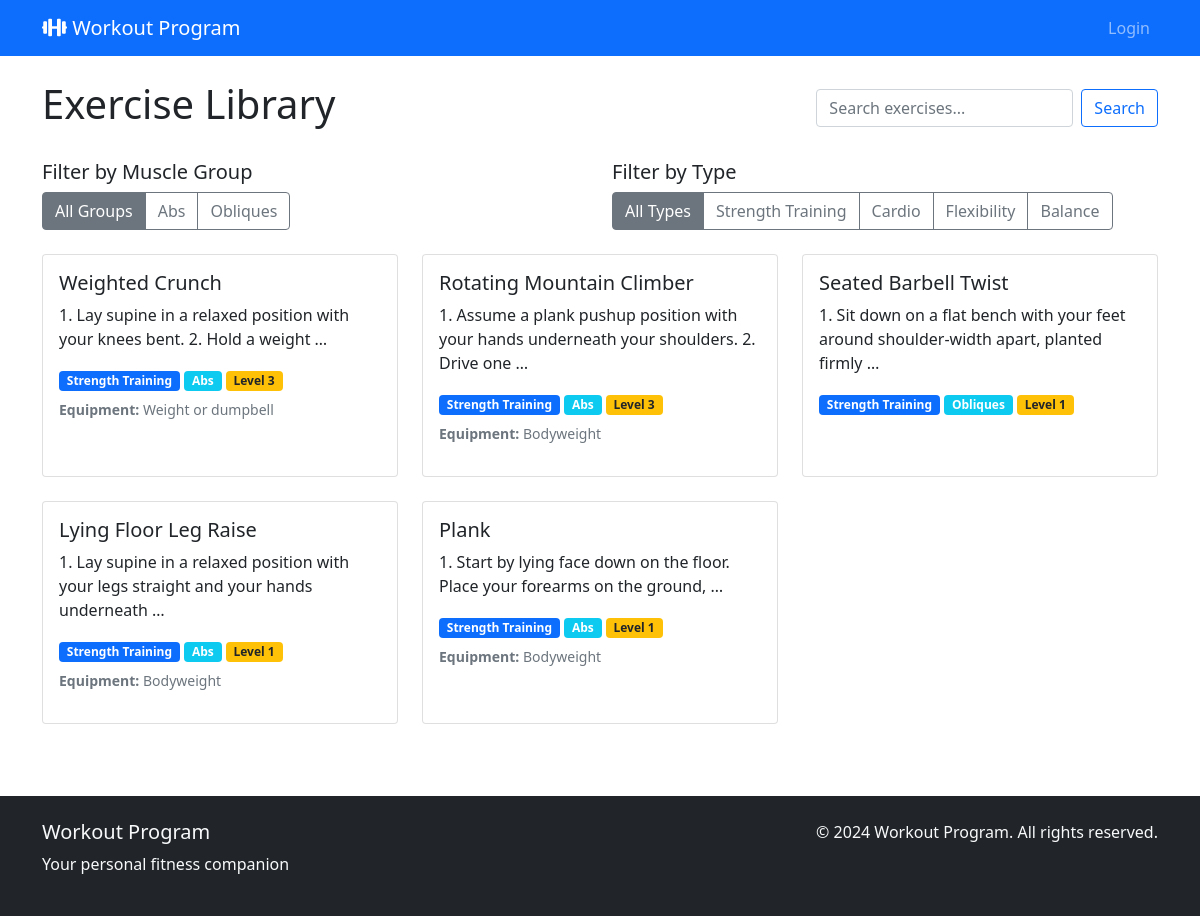
The app's page /home/exercises/ with its own data.
### workout_program/models.py (models this page shows, shortened)
class MuscleGroup(models.Model):
    name = models.CharField(max_length=100, unique=True)
    description = models.TextField(blank=True)

class Exercise(models.Model):
    EXERCISE_TYPES = [
        ('strength', 'Strength Training'),
        ('cardio', 'Cardio'),
        ('flexibility', 'Flexibility'),
        ('balance', 'Balance'),
    ]
    name = models.CharField(max_length=200)
    description = models.TextField(blank=True)
    muscle_group = models.ForeignKey(MuscleGroup, on_delete=models.CASCADE, null=True, blank=True)
    exercise_type = models.CharField(max_length=20, choices=EXERCISE_TYPES)
    equipment_needed = models.TextField(blank=True)
    difficulty_level = models.IntegerField(
        validators=[MinValueValidator(1), MaxValueValidator(5)],
        help_text="Difficulty level from 1 (easy) to 5 (hard)"
    )

### workout_program/views.py (the view)
# urls.py: path('exercises/', views.exercise_list, name='exercise_list'),
def exercise_list(request):
    exercises = Exercise.objects.all()
    muscle_groups = MuscleGroup.objects.all()
    muscle_group_id = request.GET.get('muscle_group')
    if muscle_group_id:
        exercises = exercises.filter(muscle_group_id=muscle_group_id)
    exercise_type = request.GET.get('type')
    if exercise_type:
        exercises = exercises.filter(exercise_type=exercise_type)
    context = {
        'exercises': exercises,
        'muscle_groups': muscle_groups,
        'exercise_types': Exercise.EXERCISE_TYPES,
        'current_muscle_group': muscle_group_id,
        'current_type': exercise_type,
    }
    return render(request, 'workout_program/exercise_list.html', context)

### workout_program/templates/workout_program/exercise_list.html (shortened to what this page needs)
{% extends 'workout_program/base.html' %}
{% block content %}
<div class="d-flex justify-content-between align-items-center mb-4">
    <h1>Exercise Library</h1>
    <form method="GET" class="d-flex">
        <input type="text" name="search" class="form-control me-2" placeholder="Search exercises...">
        <button type="submit" class="btn btn-outline-primary">Search</button>
    </form>
</div>
<div class="row mb-4">
    <div class="col-md-6">
        <h5>Filter by Muscle Group</h5>
        <div class="btn-group flex-wrap" role="group">
            <a href="?muscle_group=" class="btn btn-outline-secondary {% if not current_muscle_group %}active{% endif %}">All Groups</a>
            {% for group in muscle_groups %}
            <a href="?muscle_group={{ group.id }}" class="btn btn-outline-secondary {% if current_muscle_group == group.id|stringformat:"s" %}active{% endif %}">{{ group.name }}</a>
            {% endfor %}
        </div>
    </div>
    <div class="col-md-6">
        <h5>Filter by Type</h5>
        <div class="btn-group flex-wrap" role="group">
            <a href="?type=" class="btn btn-outline-secondary {% if not current_type %}active{% endif %}">All Types</a>
            {% for type_code, type_name in exercise_types %}
            <a href="?type={{ type_code }}" class="btn btn-outline-secondary {% if current_type == type_code %}active{% endif %}">{{ type_name }}</a>
            {% endfor %}
        </div>
    </div>
</div>
<div class="row">
    {% for exercise in exercises %}
    <div class="col-md-6 col-lg-4 mb-4">
        <div class="card h-100">
            <div class="card-body">
                <h5 class="card-title">{{ exercise.name }}</h5>
                <p class="card-text">{{ exercise.description|truncatewords:15 }}</p>
                <div class="mb-2">
                    <span class="badge bg-primary">{{ exercise.get_exercise_type_display }}</span>
                    {% if exercise.muscle_group %}
                    <span class="badge bg-info">{{ exercise.muscle_group.name }}</span>
                    {% endif %}
                    <span class="badge bg-warning text-dark">Level {{ exercise.difficulty_level }}</span>
                </div>
                {% if exercise.equipment_needed %}
                <p class="small text-muted"><strong>Equipment:</strong> {{ exercise.equipment_needed }}</p>
                {% endif %}
            </div>
        </div>
    </div>
    {% empty %}
    <div class="col-12">
        <p class="text-center">No exercises found.</p>
    </div>
    {% endfor %}
</div>
{% endblock %}

### workout_program/templates/workout_program/base.html (shortened to what this page needs)
<!DOCTYPE html>
<html lang="en">
<head>
    <link href="https://cdn.jsdelivr.net/npm/bootstrap@5.1.3/dist/css/bootstrap.min.css" rel="stylesheet">
    <link href="https://cdnjs.cloudflare.com/ajax/libs/font-awesome/6.0.0/css/all.min.css" rel="stylesheet">
</head>
<body>
    <nav class="navbar navbar-expand-lg navbar-dark bg-primary">
        <div class="container">
            <a class="navbar-brand" href="{% if user.is_authenticated %}{% url 'home' %}{% else %}{% url 'login' %}{% endif %}">
                <i class="fas fa-dumbbell"></i> Workout Program
            </a>
            <div class="collapse navbar-collapse" id="navbarNav">
                <ul class="navbar-nav">
                    {% if user.is_authenticated %}
                        <li class="nav-item">
                            <a class="nav-link" href="{% url 'user_dashboard' %}">Dashboard</a>
                        </li>
                        <li class="nav-item">
                            <form method="post" action="{% url 'logout' %}" class="d-inline">
                                {% csrf_token %}
                                <button type="submit" class="nav-link btn btn-link text-light border-0 p-0">Logout</button>
                            </form>
                        </li>
                    {% else %}
                        <li class="nav-item">
                            <a class="nav-link" href="{% url 'login' %}">Login</a>
                        </li>
                    {% endif %}
                </ul>
            </div>
        </div>
    </nav>
    <main class="container mt-4">
        {% block content %}
        {% endblock %}
    </main>
    <footer class="bg-dark text-light mt-5 py-4">
        <div class="container">
            <div class="row">
                <div class="col-md-6">
                    <h5>Workout Program</h5>
                    <p>Your personal fitness companion</p>
                </div>
                <div class="col-md-6 text-end">
                    <p>&copy; 2024 Workout Program. All rights reserved.</p>
                </div>
            </div>
        </div>
    </footer>
</body>
</html>

### records on screen
MuscleGroup: name "Abs"
MuscleGroup: name "Obliques"
Exercise: name "Weighted Crunch", description "1. Lay supine in a relaxed position with your knees bent. 2. Hold a weight …", exercise_type "Strength Training", muscle_group.name "Abs", difficulty_level "3", equipment_needed "Weight or dumpbell"
Exercise: name "Rotating Mountain Climber", description "1. Assume a plank pushup position with your hands underneath your shoulders. 2. Drive one …", exercise_type "Strength Training", muscle_group.name "Abs", difficulty_level "3", equipment_needed "Bodyweight"
Exercise: name "Seated Barbell Twist", description "1. Sit down on a flat bench with your feet around shoulder-width apart, planted firmly …", exercise_type "Strength Training", muscle_group.name "Obliques", difficulty_level "1"
Exercise: name "Lying Floor Leg Raise", description "1. Lay supine in a relaxed position with your legs straight and your hands underneath …", exercise_type "Strength Training", muscle_group.name "Abs", difficulty_level "1", equipment_needed "Bodyweight"
Exercise: name "Plank", description "1. Start by lying face down on the floor. Place your forearms on the ground, …", exercise_type "Strength Training", muscle_group.name "Abs", difficulty_level "1", equipment_needed "Bodyweight"

### other values on screen
{{ type_name }} "Strength Training" "Cardio" "Flexibility" "Balance"
